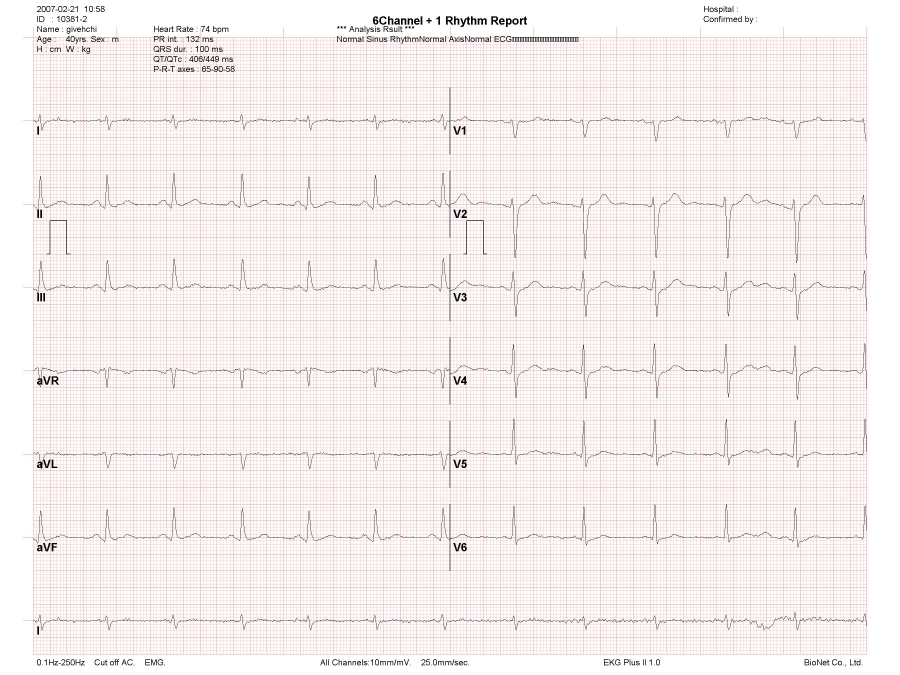
#> input picture ECG_Record/10381-2         _200702211058.jpg, 2700 x 2025 px (shown at 1/3 size); its folder holds only this picture in this run
$ python preprocess.py
#> lines starting #> are read from the running program, lines starting #| are printed output that depends on the picture; after the words box and inside, x2 and y2 are one past the last pixel; in counts of white or black regions, pixels touching at a corner belong together
import cv2
import numpy as np
import os
from scipy import ndimage
from matplotlib import pyplot as plt
import pytesseract
from tqdm import tqdm

PATH = 'ECG_Record/' # Data folder
images = os.listdir(PATH)
log_file = open('log.txt', 'w')
BUFF = ''


# Helper function to Save 2d-array to txt file
def save2txt(data, name):
    f = open(name, 'w')
    f.write(str(data.shape) + '\n')
    for line in data:
        for x in line:
            f.write(str(x) + ' ')
        f.write('\n')
    f.close()


# Helper function to display segmented ECG picture
def display_segments(path, item, axis='off'):
    plt.figure(figsize=(12, 9))
    plt.imshow(item)
    plt.title('Labeled Image')
    plt.axis(axis)
    plt.subplots_adjust(wspace=.05, left=.01, bottom=.01, right=.99, top=.9)
    plt.savefig(path)


def remove_grid(img):
    # Mask red pixels to remove grid
    lower_red = np.array([0, 0, 0])
    upper_red = np.array([50, 255, 255])
    mask = cv2.inRange(img, lower_red, upper_red)
    # Change color
    img[np.where(mask)] = 0
    img[np.where(mask == 0)] = 255
    return img


def get_grid(img):
    # Mask red pixels
    lower_red = np.array([150, 80, 80])
    upper_red = np.array([255, 240, 240])
    mask = cv2.inRange(img, lower_red, upper_red)
    # Change color
    grid = img.copy()
    grid[np.where(mask)] = [0, 0, 0]
    grid[np.where(mask == 0)] = [255, 255, 255]
    return grid


# Separate signals (leads)
def separate(img):
    mask = cv2.inRange(img, np.array([0, 0, 0]), np.array([0, 0, 0]))
    structure = np.array([[1, 1, 1],
                          [1, 1, 1],
                          [1, 1, 1]], np.uint8)
    labeled_image, nb = ndimage.label(mask, structure=structure)

    segments = []
    for i in range(1, nb + 1):
        # Extract component
        component = img.copy()
        mask = labeled_image == i
        component[np.where(mask)] = [0, 0, 0]
        component[np.where(mask == 0)] = [255, 255, 255]
        # Crop component
        sl = ndimage.find_objects(component == [0, 0, 0])
        component = component[sl[0]]
        if component.shape[1] >= 2000:
            segments.append(component)

    if len(segments) != 7:
        return False

    leads = {}
    order = ['I', 'V1', 'II', 'V2', 'III', 'V3',
             'aVR', 'V4', 'aVL', 'V5', 'aVF', 'V6']  # Order with respect to image
    for i in range(6):
        # Find line separator index
        separator_index = np.argmax([np.count_nonzero(
            segments[i][:, x] == [0, 0, 0]) for x in range(img.shape[0])]) + 1
        # Cut segment
        leads[order[2*i]] = segments[i][:, :separator_index]
        leads[order[2*i+1]] = segments[i][:, separator_index:]
    leads['I_complete'] = segments[6]

    return leads


def digitize(leads):
    # TODO
    return


def preprocess(path, out_name, folder='out/'):
#> called with out_name = '10381-2         _200702211058.jpg', folder = 'out/'
    img = cv2.imread(path)
#> img is the input picture: shape (2025, 2700, 3); mean B, G, R 238.4, 238.5, 246.1
    height, width, depth = img.shape
#> height = 2025; width = 2700; depth = 3

    # Split grid
    grid = get_grid(img)
#> in get_grid, `mask = cv2.inRange(img, lower_red, upper_red)`:
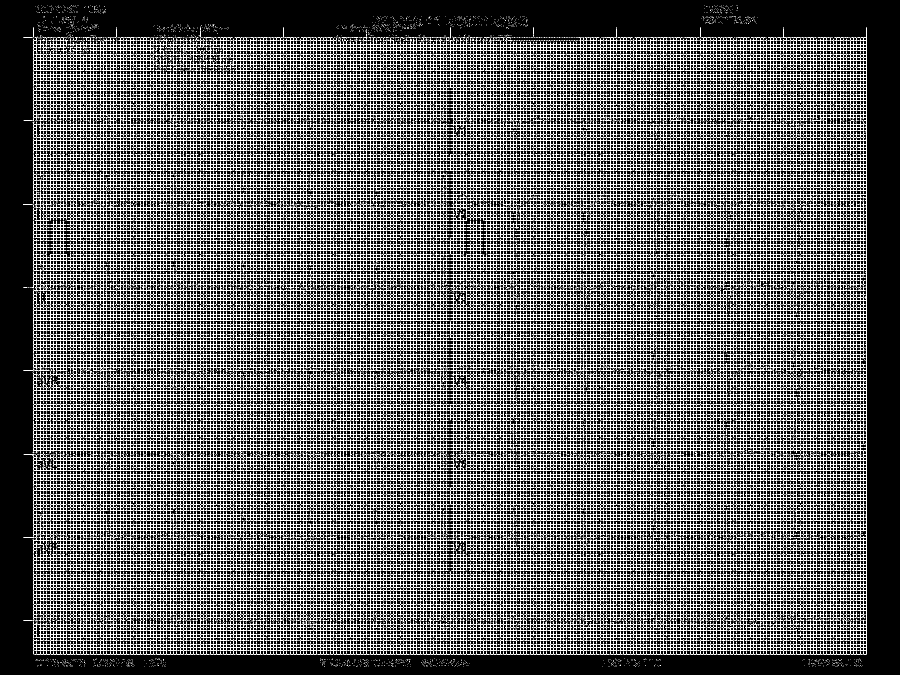
#> mask: shape (2025, 2700) (shown at 1/3 size); 13.6% white in thin lines or dots
#> in get_grid, `grid[np.where(mask == 0)] = [255, 255, 255]`:
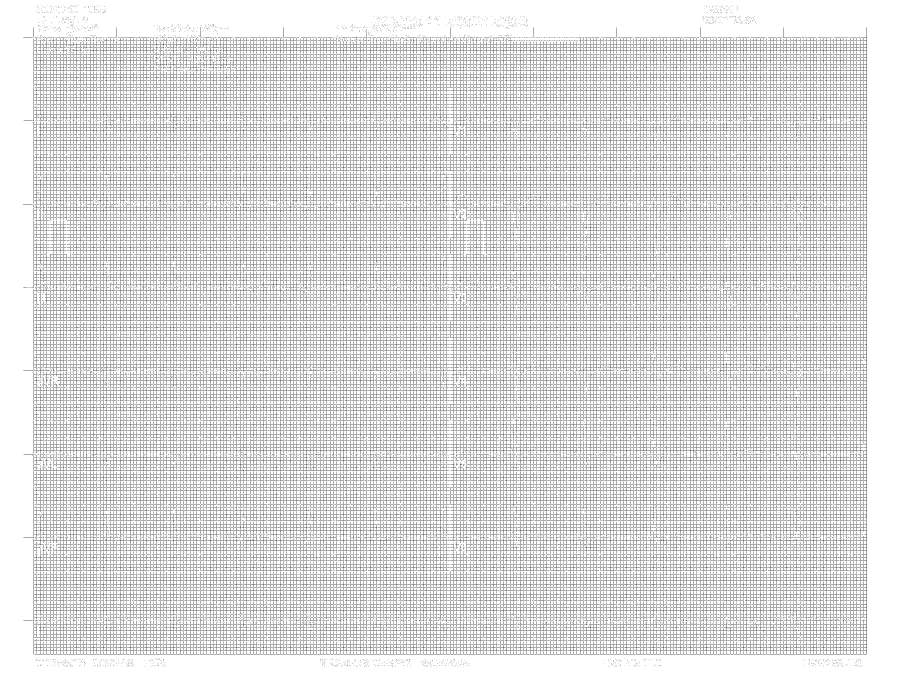
#> grid: shape (2025, 2700, 3) (shown at 1/3 size); 86.4% white; black in thin lines or dots
    img = remove_grid(img)
#> in remove_grid, `mask = cv2.inRange(img, lower_red, upper_red)`: mask: shape (2025, 2700); 1.3% white in thin lines or dots
#> in remove_grid, `img[np.where(mask == 0)] = 255`: img: shape (2025, 2700, 3); 98.7% white; black in thin lines or dots

    # Crop image
    head = img[:222, :]
#> head: shape (222, 2700, 3); 96.7% white; black in thin lines or dots, all inside (x1, y1, x2, y2) = (111, 18, 2271, 216)
    ecg = img[222:1965, :]
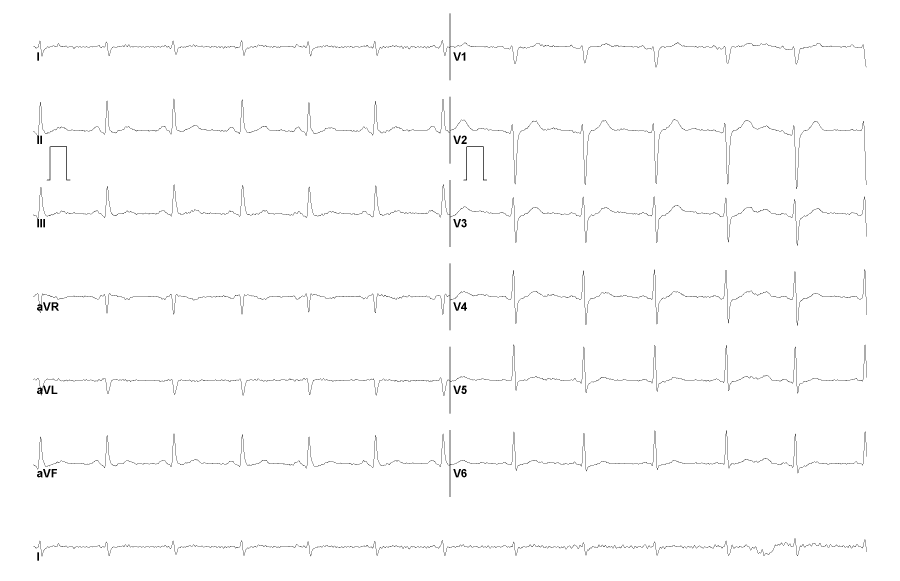
#> ecg: shape (1743, 2700, 3) (shown at 1/3 size); 99% white; black in thin lines or dots, all inside (x1, y1, x2, y2) = (100, 40, 2600, 1682)

    # Separation
    leads = separate(ecg)
#> in separate, `labeled_image, nb = ndimage.label(mask, structure=structure)`:
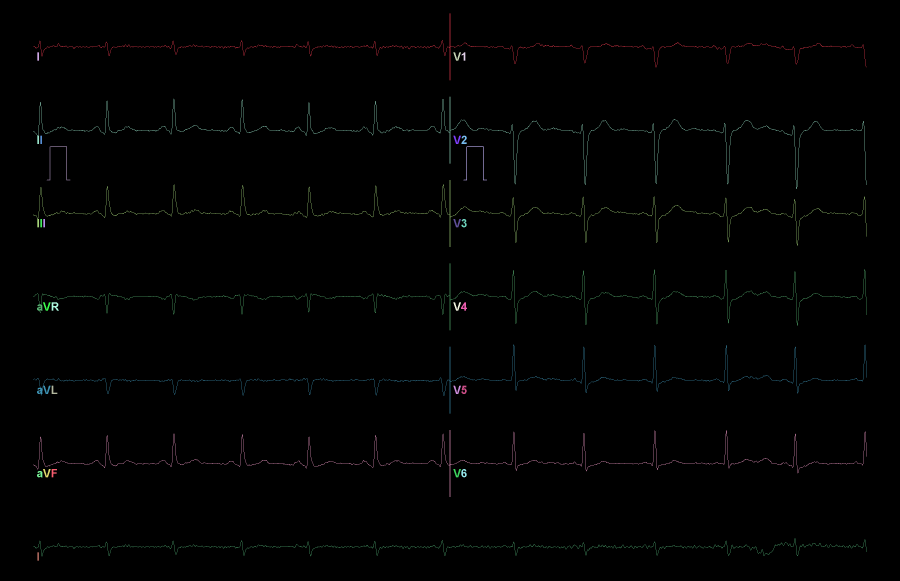
#> labeled_image: shape (1743, 2700) int32 (shown at 1/3 size); 33 distinct labels, from 0 to 32; one colour per label, 0 black
#> in separate, `labeled_image, nb = ndimage.label(mask, structure=structure)`: nb = 32
#> the loop in separate, `for i in range(1, nb + 1):` made 32 passes
#> pass 1, in separate, `component = component[sl[0]]`:
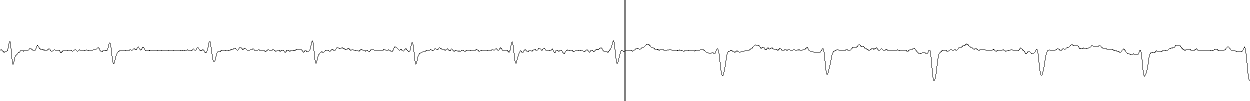
#> component: shape (201, 2500, 3) (shown at 1/2 size); 99.1% white; black in thin lines or dots
#> after the loop in separate, `for i in range(1, nb + 1):`: mask: shape (1743, 2700) bool; 0% white; 1 white region, box (x1, y1, x2, y2) and area: (112, 1657, 117, 1682) 125
#> after the loop in separate, `for i in range(1, nb + 1):`: segments = 7 items
#> after the loop in separate, `for i in range(6):`: leads = 12 items
#> leads = 13 items

    # Digitization
    if leads:  # Check segmentation error
        digitize(leads)

    # Save output
    directory = out_name.split('.')[0]
    out_path = os.path.join(folder, directory)
    if not os.path.isdir(out_path):
        os.mkdir(out_path)
    cv2.imwrite(out_path + '\img.jpg', ecg)
    cv2.imwrite(out_path + '\grid.jpg', grid)
    cv2.imwrite(out_path + '\head.jpg', head)
    if leads == False:
        print('Segmentation error in file ' + path + '\n')
        global BUFF
        BUFF = BUFF + 'Segmentation error in file ' + path + '\n'
    else:
        separated_path = out_path + '/separated/'
        if not os.path.isdir(separated_path):
            os.mkdir(separated_path)
        for lead, img in leads.items():
            cv2.imwrite(separated_path + lead + '.jpg', img)
#> this loop made 13 passes
#> lead on passes 1 to 12: 'I', 'V1', 'II', 'V2', 'III', 'V3', 'aVR', 'V4', 'aVL', 'V5', 'aVF', 'V6'
#> pass 1, in preprocess, `cv2.imwrite(separated_path + lead + '.jpg', img)`:
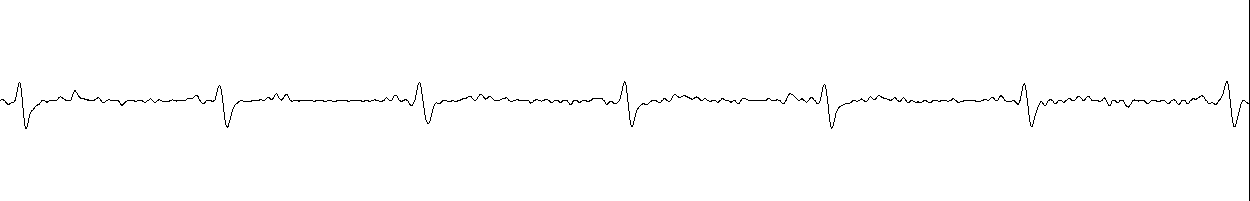
#> saved as I.jpg: shape (201, 1250, 3); 99.1% white; black in thin lines or dots
#> pass 2, in preprocess, `cv2.imwrite(separated_path + lead + '.jpg', img)`:
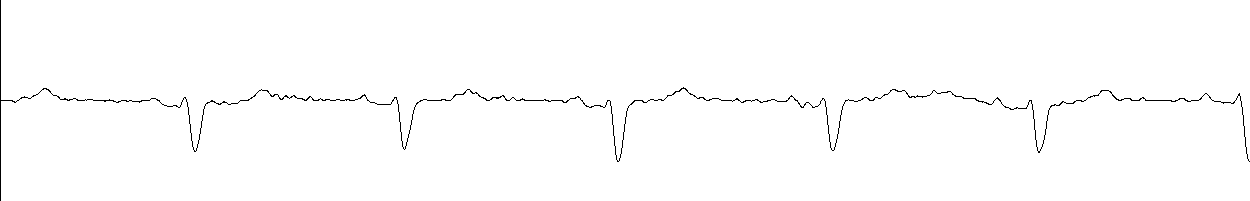
#> saved as V1.jpg: shape (201, 1250, 3); 99.1% white; black in thin lines or dots


for image in tqdm(images):
    print(image)
    preprocess(os.path.join(PATH, image), image)
    break

log_file.write(BUFF)
log_file.close()

$ run again, on ECG_Record/135-44          _200808061046.jpg
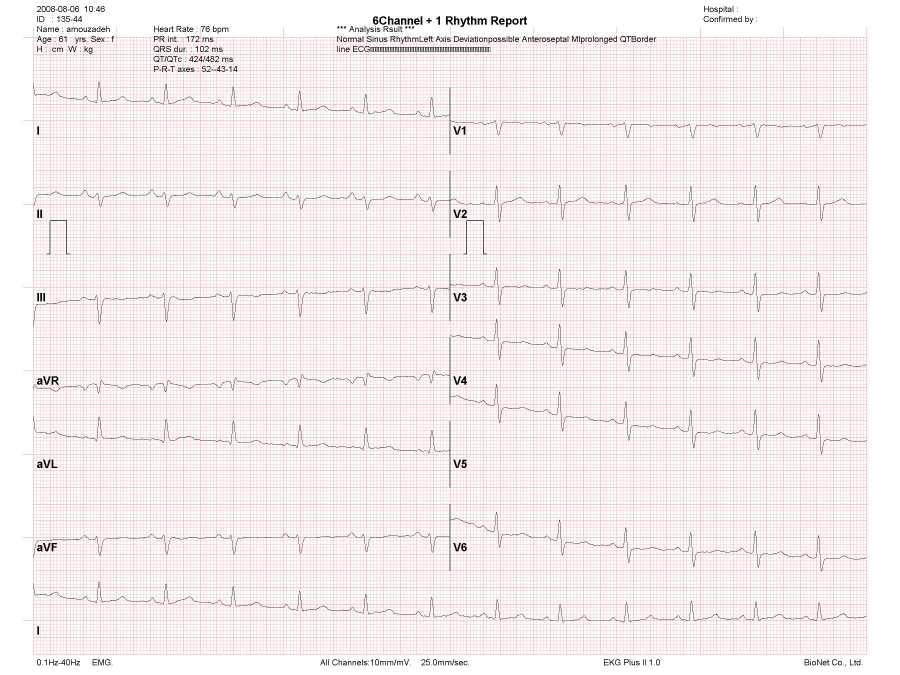
#> input picture ECG_Record/135-44          _200808061046.jpg, 2700 x 2025 px (shown at 1/3 size)
#> in preprocess, img is the input picture: shape (2025, 2700, 3); mean B, G, R 238.4, 238.3, 246.1
#> head: shape (222, 2700, 3); 96% white; black in thin lines or dots, all inside (x1, y1, x2, y2) = (111, 18, 2271, 216)
#> ecg: shape (1743, 2700, 3); 99.1% white; black in thin lines or dots, all inside (x1, y1, x2, y2) = (100, 23, 2600, 1682)
#> in separate, `labeled_image, nb = ndimage.label(mask, structure=structure)`:
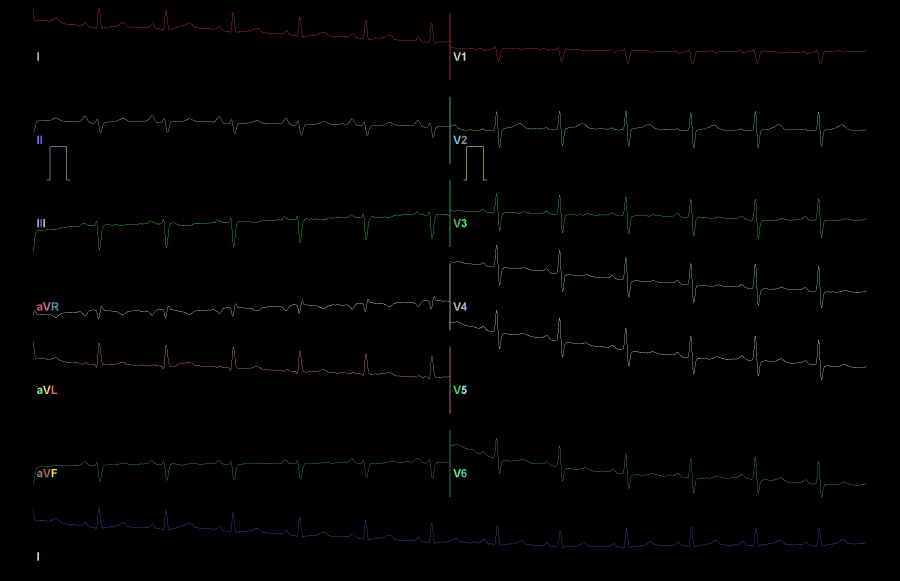
#> labeled_image: shape (1743, 2700) int32 (shown at 1/3 size); 39 distinct labels, from 0 to 38; one colour per label, 0 black
#> nb = 38
#> the loop in separate, `for i in range(1, nb + 1):` made 38 passes
#> pass 1, in separate, `component = component[sl[0]]`:
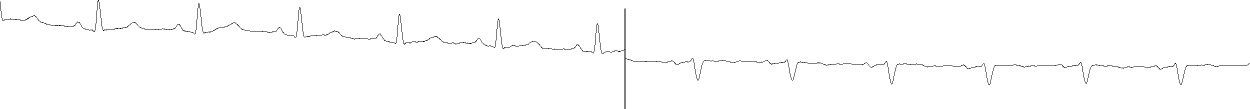
#> component: shape (218, 2499, 3) (shown at 1/2 size); 99.2% white; black in thin lines or dots
#> after the loop in separate, `for i in range(1, nb + 1):`: segments = 6 items
#> leads = False
